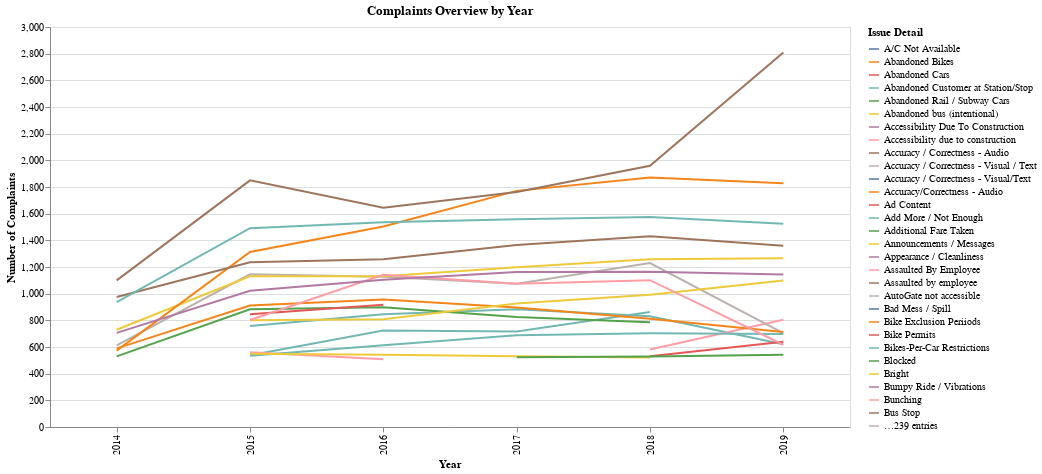

The code cell stored with this chart in its notebook:
### Code cell
filter = alt.binding_radio(options = ['Other', 'Rude / Inappropriate Language','Improper Function/Needs Repair/Damaged',
                                      'Late / Delay', 'Flagging / Failed To Stop', 'Failure To Make Scheduled Stop', 'Reckless Driving', 
                                       'Not Helpful', 'Closed Door Before Customer Could Board', 'Crowding', 'Not regulating service properly',
                                       'Add More / Not Enough', 'Early', 'No Announcement / Messages - Audio', 'Litter / Garbage / Debris', None],

                                       labels = ['Other', 'Rude / Inappropriate Language','Improper Function/Needs Repair/Damaged',
                                      'Late / Delay', 'Flagging / Failed To Stop', 'Failure To Make Scheduled Stop', 'Reckless Driving', 
                                       'Not Helpful', 'Closed Door Before Customer Could Board', 'Crowding', 'Not regulating service properly',
                                       'Add More / Not Enough', 'Early', 'No announcement / Messages - Audio', 'Litter / Garbage / Debris', 'All'],
                                       
                                       name = "Issue Detail: ")

filter_selection = alt.selection_point(fields = ['Issue Detail'], bind = filter)

chart = chart.add_params(
    filter_selection
).transform_filter(
    filter_selection
).interactive()

chart

### Figure 1 — Vega-Lite specification as saved in the notebook (floating-point values rounded to 4 significant figures; data arrays with more than 128 entries replaced by an {"elided": "..."} marker saying what was removed)
{"config": {"view": {"continuousWidth": 300, "continuousHeight": 300}}, "data": {"name": "data-46feae039e95f4f71c9e004c1eeabc0e"}, "mark": {"type": "line"}, "encoding": {"color": {"field": "Issue Detail", "title": "Issue Detail", "type": "nominal"}, "tooltip": [{"field": "Year", "type": "quantitative"}, {"field": "Issue Detail", "type": "nominal"}, {"field": "Complaints", "type": "quantitative"}], "x": {"field": "Year", "title": "Year", "type": "ordinal"}, "y": {"field": "Complaints", "title": "Number of Complaints", "type": "quantitative"}}, "height": 400, "params": [{"name": "param_50", "select": {"type": "interval", "encodings": ["x", "y"]}, "bind": "scales"}, {"name": "param_51", "select": {"type": "point", "fields": ["Issue Detail"]}, "bind": {"input": "radio", "options": ["Other", "Rude / Inappropriate Language", "Improper Function/Needs Repair/Damaged", "Late / Delay", "Flagging / Failed To Stop", "Failure To Make Scheduled Stop", "Reckless Driving", "Not Helpful", "Closed Door Before Customer Could Board", "Crowding", "Not regulating service properly", "Add More / Not Enough", "Early", "No Announcement / Messages - Audio", "Litter / Garbage / Debris", null], "labels": ["Other", "Rude / Inappropriate Language", "Improper Function/Needs Repair/Damaged", "Late / Delay", "Flagging / Failed To Stop", "Failure To Make Scheduled Stop", "Reckless Driving", "Not Helpful", "Closed Door Before Customer Could Board", "Crowding", "Not regulating service properly", "Add More / Not Enough", "Early", "No announcement / Messages - Audio", "Litter / Garbage / Debris", "All"], "name": "Issue Detail: "}}, {"name": "param_52", "select": {"type": "interval", "encodings": ["x", "y"]}, "bind": "scales"}], "title": "Complaints Overview by Year", "transform": [{"filter": {"param": "param_51"}}], "width": 800, "$schema": "https://vega.github.io/schema/vega-lite/v5.20.1.json", "datasets": {"data-46feae039e95f4f71c9e004c1eeabc0e": {"elided": "1608 records"}}}
